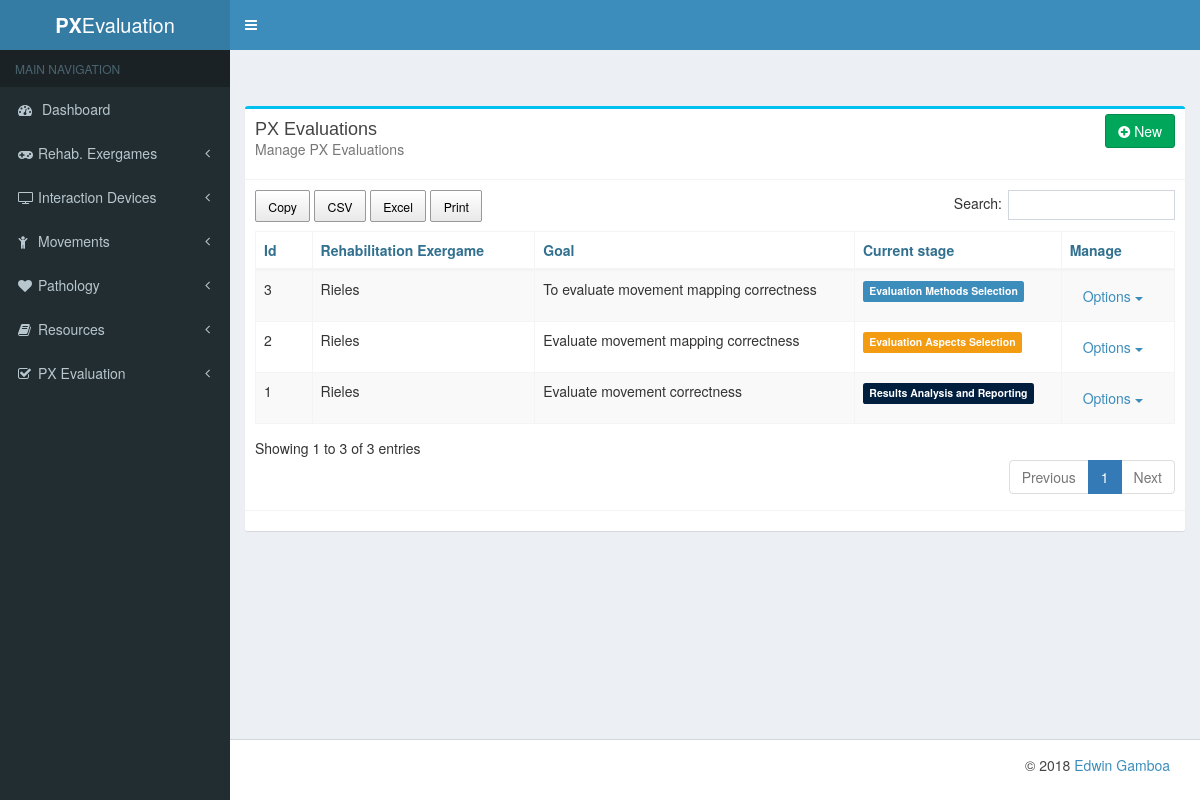
Before: /px_evaluation/px_evaluations/ with the older database file.
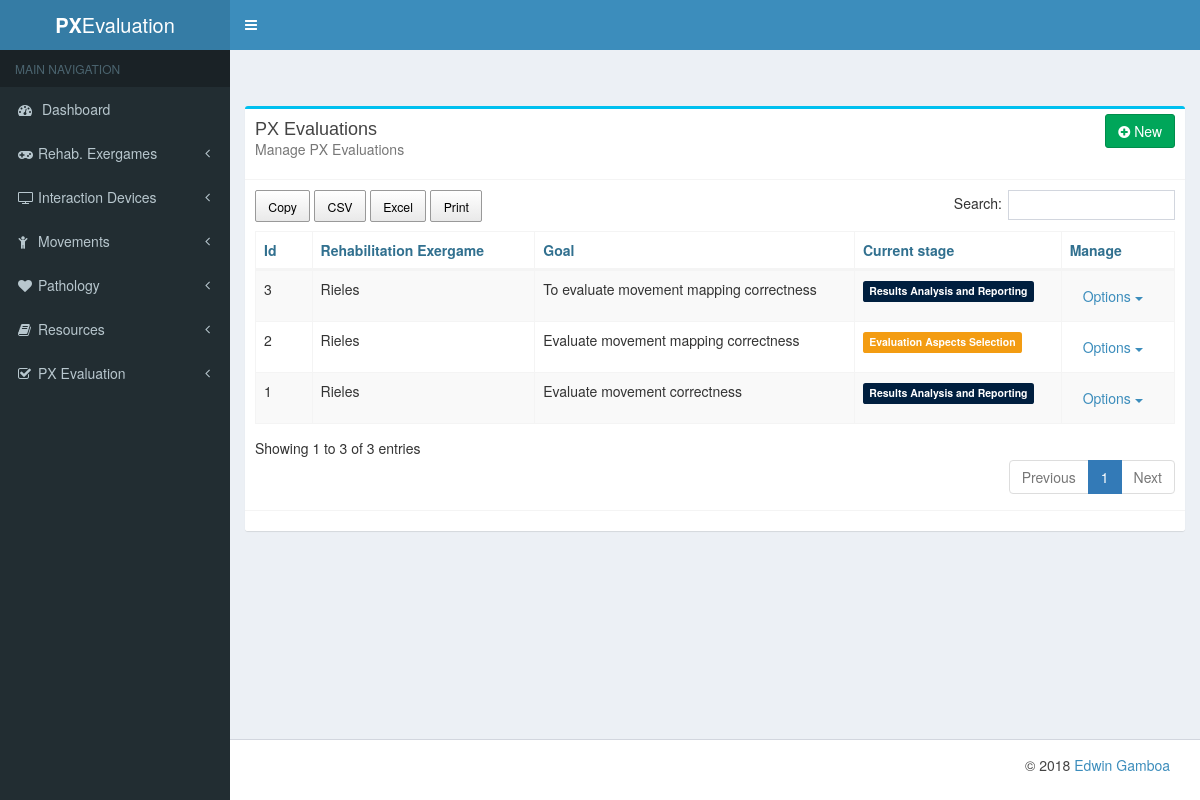
After: the same page with the newer database file.
### px_evaluation/models.py (models this page shows, shortened)
class PXEvaluation(models.Model):
    date = models.DateTimeField(auto_now_add=True)
    rehab_exergame_characterisation = models.ForeignKey(RehabilitationExergame, blank=True)
    players_characterisation = models.FileField(blank=True, upload_to=get_evaluation_file_path)
    rehabilitation_constraints = models.ManyToManyField(Constraint, blank=True)
    evaluation_goal = models.TextField()
    evaluation_aspects = models.ManyToManyField(Aspect, blank=True)
    evaluation_methods = models.ManyToManyField(Method, blank=True)
    evaluation_instruments = models.ManyToManyField(Instrument, blank=True)
    evaluation_plan = models.FileField(blank=True, upload_to=get_evaluation_file_path)
    evaluation_report = models.FileField(blank=True, upload_to=get_evaluation_file_path)
    current_stage = models.CharField(
        max_length=20,
        default=Constants.ENV_ANALYSIS,
        choices=Constants.EVALUATION_STAGE,
    )

### rehab_exergames/models.py (models this page shows, shortened)
class Game(models.Model):
    name = models.CharField(max_length=140)
    description = models.TextField()
    image = models.ImageField(upload_to=get_image_path, blank=True, null=True)
    status = models.PositiveIntegerField(
        default=Constants.ACTIVE,
        choices=Constants.GAME_STATUS
    )
    input_interaction_devices = models.ManyToManyField(InteractionDevice, related_name="input_devices")
    output_interaction_devices = models.ManyToManyField(InteractionDevice, related_name="output_devices")
    def __str__(self):
        return self.name

### px_evaluation/views.py (the view)
class PXEvaluationList(ListView):
    model = PXEvaluation

### templates/px_evaluation/pxevaluation_list.html (shortened to what this page needs)
{% extends "list_base.html" %}
{% block card_title %}PX Evaluations{% endblock card_title %}
{% block card_description %}Manage PX Evaluations{% endblock card_description%}
{% block table_head %}
    <tr>
        <th>Id</th>
        <th>Rehabilitation Exergame</th>
        <th>Goal</th>
        <th>Current stage</th>
        <th>Manage</th>
    </tr>
{% endblock table_head %}
{% block table_body %}
    {% for object in object_list %}
        <tr>
            <td>{{ object.id }}</td>
            <td>{{ object.rehab_exergame_characterisation }}</td>
            <td>{{ object.evaluation_goal }}</td>
            <td><span class="label
                    {% if object.current_stage == 'rehab_env_analysis' %} label-success
                    {% elif object.current_stage == 'eval_goal_def' %} label-info
                    {% elif object.current_stage == 'aspects_sel' %} label-warning
                    {% elif object.current_stage == 'methods_sel' %} label-primary
                    {% elif object.current_stage == 'instruments_sel' %} bg-purple
                    {% elif  object.current_stage == 'eval_prep' %} bg-maroon
                    {% else %} bg-navy
                    {% endif %}">{{ object.get_current_stage_display }}</span></td>
            <td>
                <div class="dropdown">
                    <a href="#" class="btn dropdown-toggle" data-toggle="dropdown">
                        Options
                        <b class="caret"></b>
                    </a>
                </div>
            </td>
        </tr>
    {% endfor %}
{% endblock table_body %}
{% block new_url %} {% url 'px_evaluation:new' %} {% endblock new_url %}

### templates/list_base.html (shortened to what this page needs)
{% extends "card_base.html" %}
{% load staticfiles %}
{% block specific-css %}
    <link href="{% static 'AdminLTE-2.4.3/plugins/datatables/dataTables.bootstrap.css' %}" rel="stylesheet">
    <link href="{% static 'AdminLTE-2.4.3/plugins/datatables/extensions/Buttons/buttons.dataTables.min.css' %}" rel="stylesheet">
{% endblock %}
{% block card_color %}box-info{% endblock %}
{% block additional_card_classes %}table-responsive{% endblock %}
{% block card-tool-buttons %}
<a href="{% block new_url %} {% endblock new_url %}" class="btn btn-success pull-right"><i class="fa fa-plus-circle"></i> New </a>
{% endblock card-tool-buttons %}
{% block card_content %}
{% if object_list %}
<table id="lista-data-table" class="table table-striped table-bordered dataTable" cellspacing="0" width="100%">
    <thead class="text-info">
    {% block table_head %}
    {% endblock table_head %}
    </thead>
    <tbody>
    {% block table_body %}
    {% endblock table_body %}
    </tbody>
</table>
{% else %}
<div class="row">
    <div class="text-muted col-lg-12">There are no items</div>
</div>
{% endif %}
{% endblock card_content %}

### templates/card_base.html (shortened to what this page needs)
{% extends "base.html" %}
{% load staticfiles %}
{% block content %}
<section class="content-header">
    <h1>{% block content_title %}{% endblock content_title %}<small>{% block content_subtitle %}{% endblock content_subtitle %}</small></h1>
    <ol class="breadcrumb">{% block breadcrumb %}{% endblock breadcrumb %}</ol>
</section>
<section class="content">
    <div class="box {% block card_color %} {% endblock %}">
        <div class="box-header with-border">
            <h3 class="box-title">{% block card_title %}{% endblock card_title %}</h3>
            <p class="text-muted">{% block card_description %}{% endblock card_description %}</p>
            <div class="box-tools pull-right">
                {% block card-tool-buttons %}{% endblock card-tool-buttons %}
            </div>
        </div>
        <div class="box-body {% block additional_card_classes %} {% endblock %}">
            {% block card_content %} {% endblock %}
        </div>
        <div class="box-footer">
        </div>
    </div>
</section>
{% endblock %}

### templates/base.html (shortened to what this page needs)
<!DOCTYPE html>
{% load staticfiles %}
<html>
<head lang="en">
    <link rel="stylesheet" href="{% static 'AdminLTE-2.4.3/bower_components/bootstrap/dist/css/bootstrap.min.css' %}">
    <link rel="stylesheet" href="{% static 'AdminLTE-2.4.3/bower_components/font-awesome/css/font-awesome.min.css' %}">
    <link rel="stylesheet" href="{% static 'AdminLTE-2.4.3/bower_components/Ionicons/css/ionicons.min.css' %}">
    <link rel="stylesheet" href="{% static 'AdminLTE-2.4.3/dist/css/AdminLTE.min.css' %}">
    <link rel="stylesheet" href="{% static 'AdminLTE-2.4.3/dist/css/skins/_all-skins.min.css' %}">
    <link href="{% static 'css/own_style.css' %}" rel="stylesheet" />
    {% block specific-css %}
    {% endblock %}
</head>
<body class="hold-transition skin-blue sidebar-mini">
<div class="wrapper">
    <header class="main-header">
        <a href="{% url 'dashboard:dashboard' %}" class="logo">
            <span class="logo-lg"><b>PX</b>Evaluation</span>
        </a>
        {% block navbar %}
        {% include 'navbar.html' %}
        {% endblock %}
    </header>
    <aside class="main-sidebar">
        <section class="sidebar">
            {% block sidebar %}
            {% include 'sidebar.html' %}
            {% endblock %}
        </section>
    </aside>
    <div class="content-wrapper">
        {% block content %}
        {% endblock %}
    </div>
    <footer class="main-footer">
        {% block footer %}
        {% include 'footer.html' %}
        {% endblock %}
    </footer>
</div>
</body>
</html>

### templates/navbar.html (shortened to what this page needs)
{% load staticfiles %}
<nav class="navbar navbar-static-top">
    <a href="#" class="sidebar-toggle" data-toggle="push-menu" role="button">
    </a>
</nav>

### templates/sidebar.html (shortened to what this page needs)
{% load staticfiles %}
<ul class="sidebar-menu" data-widget="tree">
    <li class="header">MAIN NAVIGATION</li>
    <li>
        <a href="{% url 'dashboard:dashboard' %}">
            <i class="fa fa-dashboard"></i> <span>Dashboard</span>
        </a>
    </li>
    <li class="treeview">
        <a href="#">
            <i class="fa fa-gamepad"></i><span>Rehab. Exergames</span>
            <span class="pull-right-container">
              <i class="fa fa-angle-left pull-right"></i>
            </span>
        </a>
    </li>
    <li class="treeview">
        <a href="#">
            <i class="fa fa-tv"></i><span>Interaction Devices</span>
            <span class="pull-right-container">
              <i class="fa fa-angle-left pull-right"></i>
            </span>
        </a>
    </li>
    <li class="treeview">
        <a href="#"  >
            <i class="fa fa-child"></i><span>Movements</span>
            <span class="pull-right-container">
              <i class="fa fa-angle-left pull-right"></i>
            </span>
        </a>
    </li>
    <li class="treeview">
        <a href="#"  >
            <i class="fa fa-heart"></i><span>Pathology</span>
            <span class="pull-right-container">
              <i class="fa fa-angle-left pull-right"></i>
            </span>
        </a>
    </li>
    <li class="treeview">
        <a href="#"  >
            <i class="fa fa-book"></i><span>Resources</span>
            <span class="pull-right-container">
              <i class="fa fa-angle-left pull-right"></i>
            </span>
        </a>
    </li>
    <li class="treeview">
        <a href="#"  >
            <i class="fa fa-check-square-o"></i><span>PX Evaluation</span>
            <span class="pull-right-container">
              <i class="fa fa-angle-left pull-right"></i>
            </span>
        </a>
    </li>
</ul>

### templates/footer.html (shortened to what this page needs)
<footer class="footer">
    <div class="container-fluid">
        <p class="copyright pull-right">
            ©
            <a href="#">Edwin Gamboa</a>
        </p>
    </div>
</footer>

Changed rows visible on the page:
changed PXEvaluation "To evaluate movement mapping correctness": current_stage "Evaluation Methods Selection" → "Results Analysis and Reporting"
